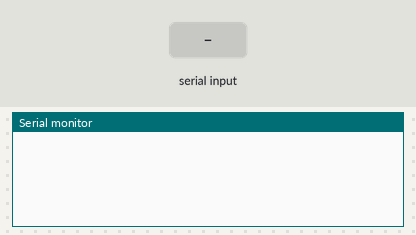
Recording of a sketch running on a simulated Arduino Uno, built with avr-gcc and run on an emulated ATmega328P. On the bench: the last lines printed to the serial monitor. The test bench sets the inputs (shaded band).

Above: at 1.2 s.
1.3 s: "oi" received over Serial
At 2.1 s:
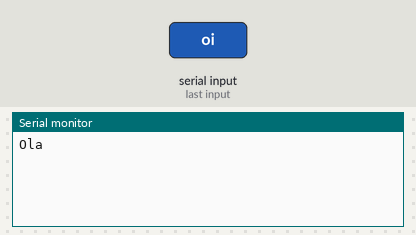
2.8 s: "tudo bem" received over Serial
At 4.2 s:
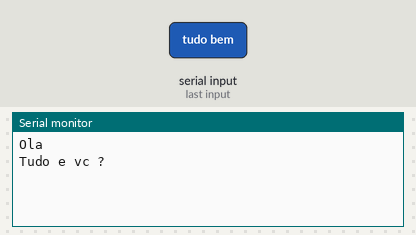

The sketch:

strings_no_serial_monitor.ino
```cpp
// zoomkat 8-6-10 serial I/O string test
// type a string in serial monitor. then send or enter
// for IDE 0019 and later

String readString;

void setup() {
  Serial.begin(9600);
  //Serial.println("serial test 0021"); // so I can keep track of what is loaded
}

void loop() {

  while (Serial.available()) {
    delay(10);
    if (Serial.available() >0) {
      char c = Serial.read();
      readString += c;
    }
  }

  if (readString.length() >0) {
        if(readString == "oi"){Serial.println("Ola");}
        if(readString == "tudo bem" || readString == "tudo bem?" || readString == "tudo bem ?"){Serial.println("Tudo e vc ?");}

        /*
        if(readString == "1"){luzHall();}
        if(readString == "2"){luzJantar();}
        if(readString == "3"){luzSala();}
        if(readString == "4"){luzMesaSala();}
        if(readString == "5"){luzQuartinho();}
        if(readString == "6"){luzCozinha();}
        if(readString == "7"){luzArea();}
        if(readString == "8"){luzCorredor1();}
        if(readString == "9"){luzCorredor2();}
        if(readString == "10"){luzQuartoArthur1();}
        if(readString == "11"){luzQuartoArthur2();}
        if(readString == "12"){luzQuartoSuite1();}
        if(readString == "13"){luzQuartoSuite2();}
        if(readString == "14"){luzBanheiroSocial1();}
        if(readString == "15"){luzBanheiroSocial2();}
        if(readString == "16"){luzBanheiroSuite1();}
        if(readString == "17"){luzBanheiroSuite2();}
        */

        //Serial.println(readString);
        readString="";
  }
}
```

Measured:
- after the input at 1.3 s, the serial monitor: prints a new line at once (image 1)
- after the input at 2.8 s, the serial monitor: prints a new line after 0.08 s (image 2)
